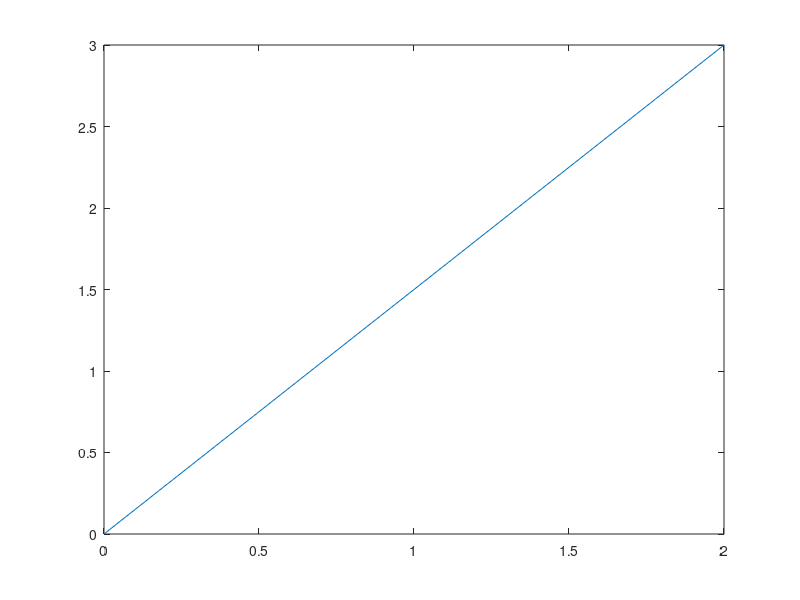

Write the MATLAB code that produced this figure. (Note: this script raises an error after producing the figure.)
%4A

%r1
figure(1)
x1 = linspace(0,2,10);
y1 = linspace(0,3,10);
plot(x1,y1); %Plotting r1
hold on 

%Cartesian Plane
xline(0);
yline(0);

%r2
x2 = linspace(0,-1,10);
y2 = linspace(0,4,10);
plot(x2,y2); %Plotting r2

%Calculating and plotting r1+r2
x3 = x1+x2;
y3 = y1+y2;
plot(x3,y3);

%Calculating and plotting r1-r2
x4 = x2-x1;
y4 = y2-y1;
plot(x4,y4);


axis([-10 10 -10 10])
